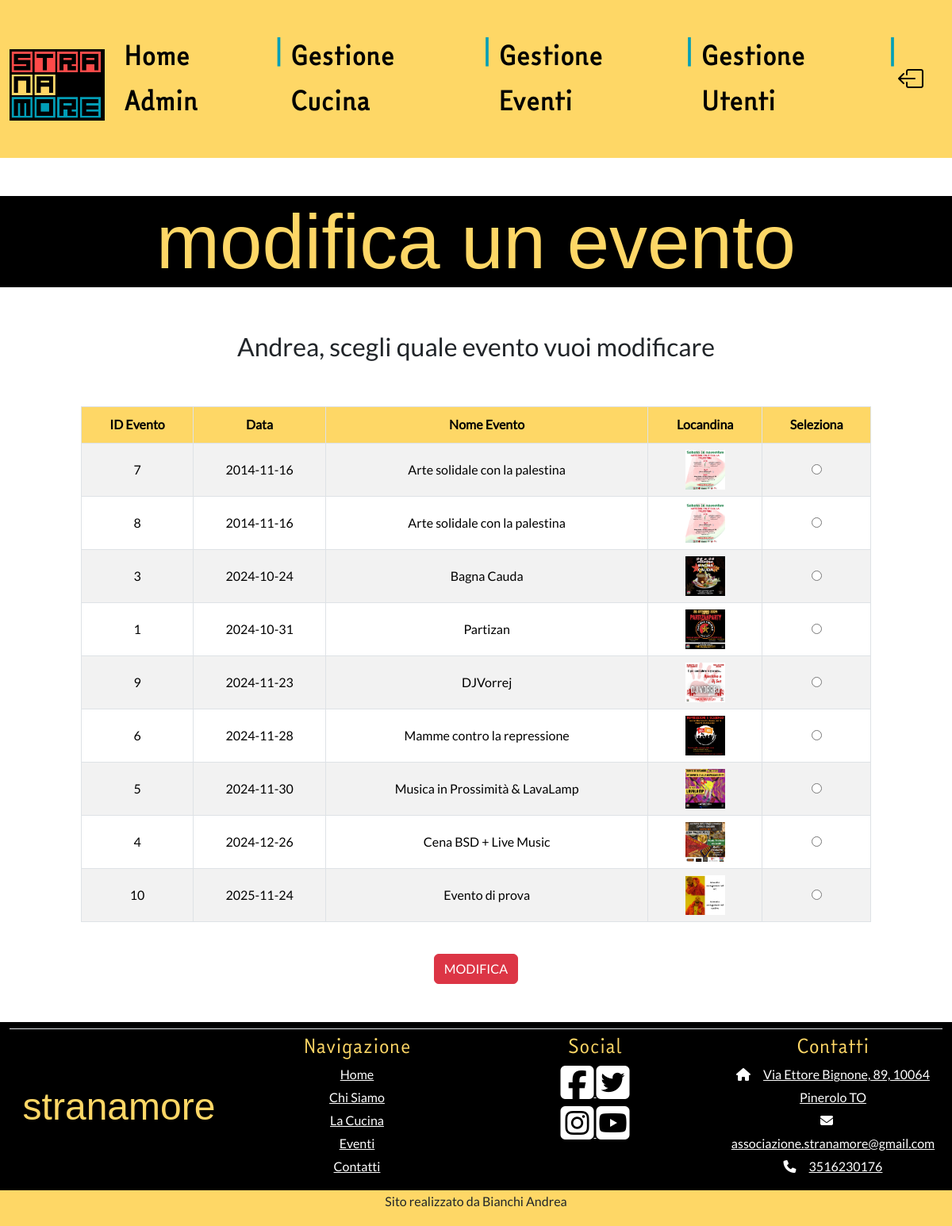
Screenshot of /modificaEvento.php (signed in) with the database file from the repository.
### tables this page shows
CREATE TABLE `Eventi` (
  `IDEvento` int(11) NOT NULL,
  `NomeEvento` varchar(40) NOT NULL,
  `DataEvento` date NOT NULL,
  `Immagine` text NOT NULL,
  `Descrizione` text NOT NULL,
  `eliminato` tinyint(1) NOT NULL
);

### modificaEvento.php (the view, shortened to what this page needs)
<?php
  include "function.php";
  include "functionHTML.php";
?>
<!DOCTYPE html>
<html lang="it">
<head>
  <link href="https://cdn.jsdelivr.net/npm/bootstrap@5.3.3/dist/css/bootstrap.min.css" rel="stylesheet"
>
  <link href="base_css.css" rel="stylesheet" type="text/css">
  <link rel="stylesheet" href="https://cdn.jsdelivr.net/npm/bootstrap-icons@1.10.3/font/bootstrap-icons.css">
</head>
<body>
<div class="my-5 row justify-content-center">
  <div class="text-center">
    <h1 class="titoloPagina">modifica un evento</h1>
  </div>
</div>
<?php
 if (!isset($_SESSION["username"])) {
   deviLoggarti();
 } else {
   $amministratore = $_SESSION["admin"];
   $username = $_SESSION["username"];
   if ($amministratore == 0) {
     deviEssereAdmin($username);
   } else { ?>
     <div class="my-5 row justify-content-center">
       <div class="text-center">
         <h2><?=$username?>, scegli quale evento vuoi modificare</h2>
       </div>
     </div>
     <?php
      $attivi = 2;
      $listaEventi = ottieniListaEventi($attivi);
     ?>
     <form method="POST" action="modificaEvento02.php">
       <div class="containerTabella my-5">
         <div class="row justify-content-center">
           <div class="col-10">
             <table class="table table-bordered table-striped text-center align-middle">
               <thead class="intestazioneTabella">
               <tr class="intestazioneTabella">
                 <th class="intestazioneTabella">ID Evento</th>
                 <th class="intestazioneTabella">Data</th>
                 <th class="intestazioneTabella">Nome Evento</th>
                 <th class="intestazioneTabella miaColonnaImmagineTabella">Locandina</th>
                 <th class="intestazioneTabella">Seleziona</th>
               </tr>
               </thead>
               <tbody>
               <?php while ($row = mysqli_fetch_assoc($listaEventi)) {?>
                 <tr>
                   <td><?=$row['IDEvento']?></td>
                   <td><?=$row['DataEvento']?></td>
                   <td><?=$row['NomeEvento']?></td>
                   <td class="miaColonnaImmagineTabella">
                     <img src="<?=$row['Immagine']?>" class="miaImmagineTabella" alt="Locandina dell'evento">
                   </td>
                   <td>
                     <input type="radio" name="eventoSelezionato" value="<?=$row['IDEvento']?>">
                   </td>
                 </tr>
                 <?php
               }
               ?>
               </tbody>
             </table>
           </div>
         </div>
         <div class="text-center mt-4">
           <input type="submit" name="invio" id="invio" value="MODIFICA" class="btn btn-danger">
         </div>
       </div>
     </form>
<?php
   }
 }
?>
</body>
</html>

### base_css.css (style rules this page uses)
body { font-family: Lato-Regular, arial, hevetica, sans-serif; line-height: 1.8; }
.titoloPagina { font-family: Strana, arial, hevetica, sans-serif; font-size: 6rem; color: #fed766; background-color: black; }
.miaImmagineTabella { width: 50px; height: 50px; max-width: 50px; max-height: 50px; object-fit: cover; }
.intestazioneTabella { background-color: #fed766 !important; }
thead th.intestazioneTabella { background-color: #fed766; }

### rows the page displays
eventi: IDEvento "7", DataEvento "2014-11-16", NomeEvento "Arte solidale con la palestina", Immagine (picture)
eventi: IDEvento "8", DataEvento "2014-11-16", NomeEvento "Arte solidale con la palestina", Immagine (picture)
eventi: IDEvento "3", DataEvento "2024-10-24", NomeEvento "Bagna Cauda", Immagine (picture)
eventi: IDEvento "1", DataEvento "2024-10-31", NomeEvento "Partizan", Immagine (picture)
eventi: IDEvento "9", DataEvento "2024-11-23", NomeEvento "DJVorrej", Immagine (picture)
eventi: IDEvento "6", DataEvento "2024-11-28", NomeEvento "Mamme contro la repressione", Immagine (picture)
eventi: IDEvento "5", DataEvento "2024-11-30", NomeEvento "Musica in Prossimità & LavaLamp", Immagine (picture)
eventi: IDEvento "4", DataEvento "2024-12-26", NomeEvento "Cena BSD + Live Music", Immagine (picture)
eventi: IDEvento "10", DataEvento "2025-11-24", NomeEvento "Evento di prova", Immagine (picture)

### other values shown
$username "Andrea"
